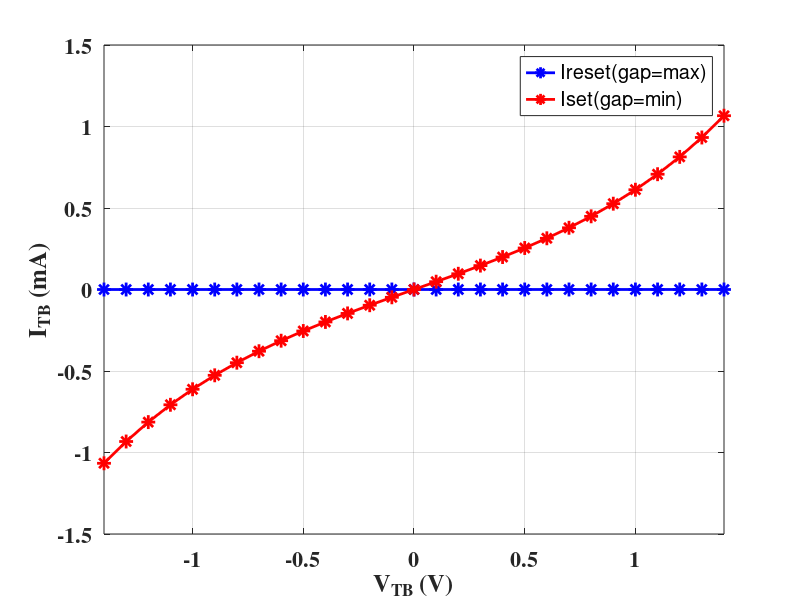
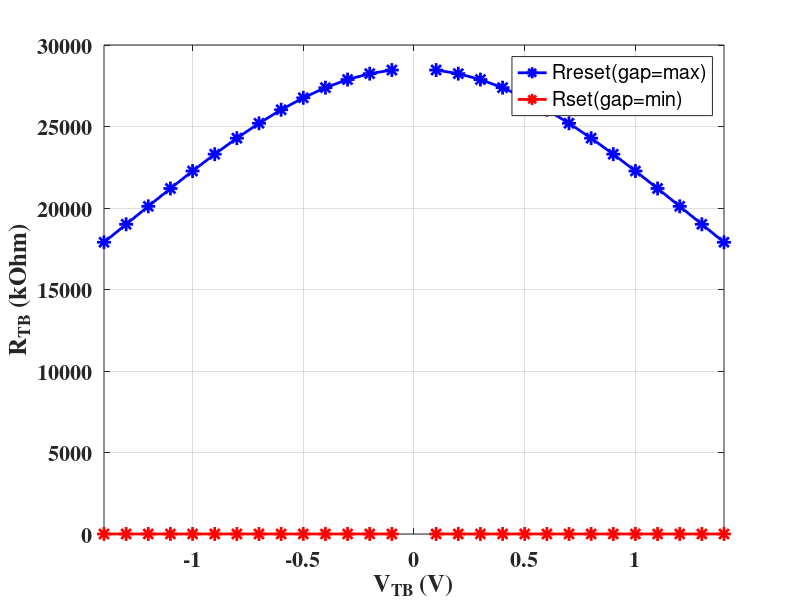
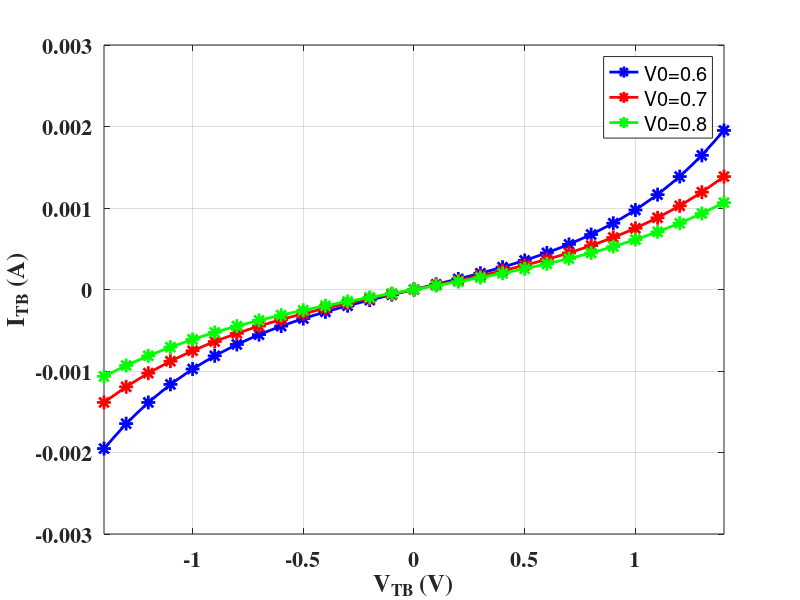
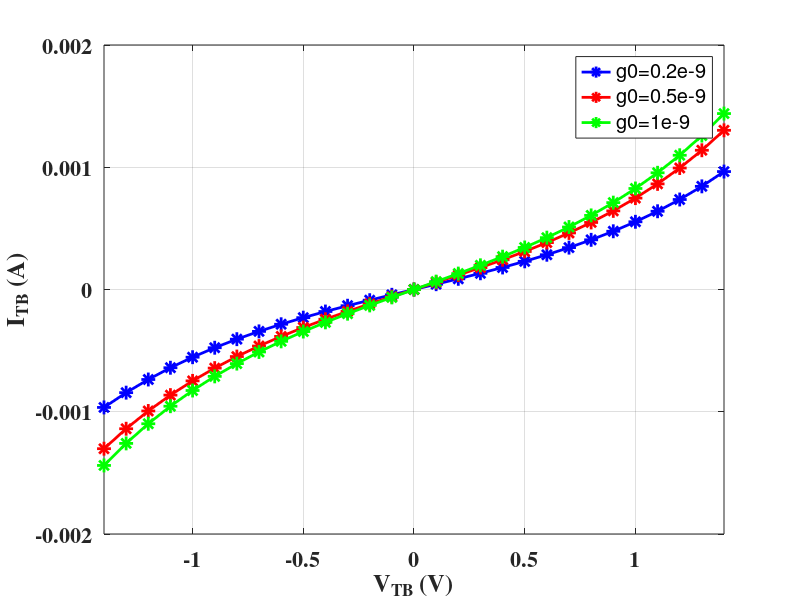

These figures' MATLAB source, in order:
clear all
close all
%% Constants and physical parameters
kb = 1.38e-23;
q = 1.6e-19;
% threshold temperature for signficant random variations
T_crit = 450;
% Variation fitting parameters
T_smth = 500;
% Initial room temperature in devices
T_ini = 273+25;
% minimum field requirement to enhance gap formation, F_min
F_min = 1.4e9;
% Thermal resistance
Rth = 2.1e3;
% oxide thickness
%tox = 12e-9;
tox = 10e-9;
% random seed
rand_seed_ini = 0;
% time step 
time_step = 1e-9;

%% Default Device parameters
%gap_max = 1.7e-9; % Fitting parameter for Ireset
%gap_min = 0.2e-9; % Fitting parameter for Iset
%g0 = 0.25e-9; % Fitting parameter for slope rate of Iset/Ireset
%V0 = 0.25; % Fitting parameter for slope rate of Iset/Ireset
%I0 = 1000e-6; % Fitting paramete for current
% gamma0 = 28; %controls the Vset and Vreset (speed of increase/decrease gap)

%% Fit Device parameters:
% Vset = Vreset = 1.2V
% Iset,max = 500uA
% RLRS = 2.4kOhm, RHRS = 20MOhm
%gap_max = 2.48e-9;
%gap_min = 0.10e-9;
%g0 = 0.25e-9;
%V0 = 0.8;
%I0 = 570e-6;
%beta = 1e-2;
%gamma0 = 12;
%Vel0 = 0.4;
% Atom spacing
%a0 = 0.35e-9/10;
%Ea = 0.12;

%% Fit Device parameters:
% Vset = Vreset = 1.1V
% Iset,max = 500uA
% RLRS = 2.4kOhm, RHRS = 23MOhm
gap_max = 2.48e-9;
gap_min = 0.10e-9;
g0 = 0.25e-9;
V0 = 0.8;
I0 = 570e-6;
beta = 1e-2;
gamma0 = 13;
Vel0 = 0.68;
% Atom spacing
a0 = 0.2e-10;
Ea = 0.13;

% Vset = Vreset = 1.0V
% Iset,max = 500uA
% RLRS = 2.4kOhm, RHRS = 23MOhm
%gap_max = 2.48e-9;
%gap_min = 0.10e-9;
%g0 = 0.25e-9;
%V0 = 0.8;
%I0 = 570e-6;
%beta = 1e-2;
%gamma0 = 14;
%Vel0 = 0.7;
% Atom spacing
%a0 = 0.268e-10;
%Ea = 0.14;

%% Fit Device parameters:
% Vset = Vreset = 0.9V
% Iset,max = 500uA
% RLRS = 1.8kOhm, RHRS = 20MOhm
%gap_max = 2.48e-9;
%gap_min = 0.10e-9;
%g0 = 0.25e-9;
%V0 = 0.8;
%I0 = 570e-6;
%beta = 1e-2;
%gamma0 = 17;
%Vel0 = 0.7;
% Atom spacing
%a0 = 0.268e-10;
%Ea = 0.165;

%% Fit Device parameters:
% Vset = Vreset = 0.6V
% Iset,max = 500uA
% RLRS = 1.8kOhm, RHRS = 20MOhm
%gap_max = 2.48e-9;
%gap_min = 0.10e-9;
%g0 = 0.25e-9;
%V0 = 0.8;
%I0 = 570e-6;
%beta = 1e-2;
%gamma0 = 18;
%Vel0 = 0.7;
% Atom spacing
%a0 = 0.268e-10;
%Ea = 0.165;


%% Fit Device parameters:
% Vset = Vreset = 0.3V
% Iset,max = 500uA
% RLRS = 1.8kOhm, RHRS = 20MOhm
%gap_max = 2.48e-9;
%gap_min = 0.10e-9;
%g0 = 0.25e-9;
%V0 = 0.8;
%I0 = 570e-6;
%beta = 1e-2;
%gamma0 = 48;
%Vel0 = 0.7;
% Atom spacing
%a0 = 0.268e-10;
%Ea = 0.165;

%% Fit Device parameters:
% Vset = Vreset = 0.2V
% Iset,max = 500uA
% RLRS = 1.8kOhm, RHRS = 20MOhm
%gap_max = 2.48e-9;
%gap_min = 0.10e-9;
%g0 = 0.25e-9;
%V0 = 0.8;
%I0 = 570e-6;
%beta = 1e-2;
%gamma0 = 75;
%Vel0 = 0.7;
% Atom spacing
%a0 = 0.268e-10;
%Ea = 0.165;

%% I-V equation
Vtb = -1.5:0.1:1.5;
%Vtb = -1.8:0.1:1.8;
gap = gap_min:0.1e-9:gap_max;
iv_legend = [{'Ireset(gap=max)'}, {'Iset(gap=min)'}];
Itb_reset = I0 * exp(-gap_max/g0) * sinh(Vtb/V0);
Itb_set = I0 * exp(-gap_min/g0) * sinh(Vtb/V0);

res_legend = [{'Rreset(gap=max)'}, {'Rset(gap=min)'}];
Rtb_reset = Vtb./Itb_reset;
Rtb_set = Vtb./Itb_set;
disp('Rtb_set(kOhm):');
disp(Rtb_set/1e3);
disp('Rtb_reset(MOhm):');
disp(Rtb_reset/1e6);

disp_vtb_max = 1.4;
disp_vtb_min = -1.4;

%% I-V Data for Sweep V0
V0_sweep = [0.6,0.7,0.8]; % [0,10]
V0_sweep_legend = [{'V0=0.6'}, {'V0=0.7'}, {'V0=0.8'}];
Itb_set_V0_1 = I0 * exp(-gap_min/g0) * sinh(Vtb/V0_sweep(1));
Itb_set_V0_2 = I0 * exp(-gap_min/g0) * sinh(Vtb/V0_sweep(2));
Itb_set_V0_3 = I0 * exp(-gap_min/g0) * sinh(Vtb/V0_sweep(3));

%% I-V Data for Sweep g0
g0_sweep = [0.2e-9,0.5e-9,1e-9]; % (0,2e-9);
g0_sweep_legend = [{'g0=0.2e-9'}, {'g0=0.5e-9'}, {'g0=1e-9'}];
Itb_set_g0_1 = I0 * exp(-gap_min/g0_sweep(1)) * sinh(Vtb/V0);
Itb_set_g0_2 = I0 * exp(-gap_min/g0_sweep(2)) * sinh(Vtb/V0);
Itb_set_g0_3 = I0 * exp(-gap_min/g0_sweep(3)) * sinh(Vtb/V0);

%% Fig.1: plot the I-V characteristic Set&Reset
fig_handle1 = figure;
plot(Vtb, Itb_reset/1e-3, 'b-*', 'LineWidth', 2, 'MarkerSize', 10);
hold on
plot(Vtb, Itb_set/1e-3, 'r-*', 'LineWidth', 2, 'MarkerSize', 10);
hold on
xlabel('V_{TB} (V)', 'FontSize', 18, 'FontWeight', 'bold', 'FontName', 'Times');
set(gca,'xlim',[-1.4 1.4],'Fontsize',16, 'FontWeight','bold', 'FontName', 'Times');
ylabel('I_{TB} (mA)', 'FontSize', 18, 'FontWeight', 'bold', 'FontName', 'Times');
set(gca, 'Fontsize', 16, 'FontWeight', 'bold', 'FontName', 'Times');
hleg = legend(iv_legend);
grid on

%% Fig.2: plot the R-V characteristic Set&Reset
fig_handle2 = figure;
plot(Vtb, Rtb_reset/1e3, 'b-*', 'LineWidth', 2, 'MarkerSize', 10);
hold on
plot(Vtb, Rtb_set/1e3, 'r-*', 'LineWidth', 2, 'MarkerSize', 10);
hold on
xlabel('V_{TB} (V)', 'FontSize', 18, 'FontWeight', 'bold', 'FontName', 'Times');
set(gca,'xlim',[disp_vtb_min disp_vtb_max],'Fontsize',16, 'FontWeight','bold', 'FontName', 'Times');
ylabel('R_{TB} (kOhm)', 'FontSize', 18, 'FontWeight', 'bold', 'FontName', 'Times');
set(gca, 'Fontsize', 16, 'FontWeight', 'bold', 'FontName', 'Times');
hleg = legend(res_legend);
grid on

%% Fig.3: Sweep V0 for I-V characeristic 
fig_handle3 = figure;
plot(Vtb, Itb_set_V0_1, 'b-*', 'LineWidth', 2, 'MarkerSize', 10);
hold on
plot(Vtb, Itb_set_V0_2, 'r-*', 'LineWidth', 2, 'MarkerSize', 10);
hold on
plot(Vtb, Itb_set_V0_3, 'g-*', 'LineWidth', 2, 'MarkerSize', 10);
hold on
xlabel('V_{TB} (V)', 'FontSize', 18, 'FontWeight', 'bold', 'FontName', 'Times');
set(gca,'xlim',[disp_vtb_min disp_vtb_max],'Fontsize',16, 'FontWeight','bold', 'FontName', 'Times');
ylabel('I_{TB} (A)', 'FontSize', 18, 'FontWeight', 'bold', 'FontName', 'Times');
set(gca, 'Fontsize', 16, 'FontWeight', 'bold', 'FontName', 'Times');
hleg = legend(V0_sweep_legend);
grid on

%% Fig.4: Sweep g0 for I-V characeristic 
fig_handle4 = figure;
plot(Vtb, Itb_set_g0_1, 'b-*', 'LineWidth', 2, 'MarkerSize', 10);
hold on
plot(Vtb, Itb_set_g0_2, 'r-*', 'LineWidth', 2, 'MarkerSize', 10);
hold on
plot(Vtb, Itb_set_g0_3, 'g-*', 'LineWidth', 2, 'MarkerSize', 10);
hold on
xlabel('V_{TB} (V)', 'FontSize', 18, 'FontWeight', 'bold', 'FontName', 'Times');
set(gca,'xlim',[disp_vtb_min disp_vtb_max],'Fontsize',16, 'FontWeight','bold', 'FontName', 'Times');
ylabel('I_{TB} (A)', 'FontSize', 18, 'FontWeight', 'bold', 'FontName', 'Times');
set(gca, 'Fontsize', 16, 'FontWeight', 'bold', 'FontName', 'Times');
hleg = legend(g0_sweep_legend);
grid on

%% Fig. 5: plot Field - Vtb
gamma0_sweep = [gamma0,10,8]; % (0,20);
gamma0_sweep_legend = [{['gamma0=', num2str(gamma0)]}, {'gamma0=10'}, {'gamma0=8'}];

gamma = gamma0 - beta * (gap_max/1e-9)^3;
F = (gamma*abs(Vtb)/tox);

F_gamma0_1 = ((gamma0_sweep(1) - beta*(gap_max/1e-9)^3)*abs(Vtb)/tox);
F_gamma0_2 = ((gamma0_sweep(2) - beta*(gap_max/1e-9)^3)*abs(Vtb)/tox);
F_gamma0_3 = ((gamma0_sweep(3) - beta*(gap_max/1e-9)^3)*abs(Vtb)/tox);

fig_handle5 = figure;
plot(Vtb, F_gamma0_1/1e9, 'b-*', 'LineWidth', 2, 'MarkerSize', 10);
hold on
plot(Vtb, F_gamma0_2/1e9, 'r-*', 'LineWidth', 2, 'MarkerSize', 10);
hold on
plot(Vtb, F_gamma0_3/1e9, 'g-*', 'LineWidth', 2, 'MarkerSize', 10);
hold on
plot(Vtb, F_min/1e9, 'r-*', 'LineWidth', 2, 'MarkerSize', 10);
hold on
xlabel('V_{TB} (V)', 'FontSize', 18, 'FontWeight', 'bold', 'FontName', 'Times');
ylabel('Field strength(1e9), reach F_min will invoke set process', 'FontSize', 18, 'FontWeight', 'bold', 'FontName', 'Times');
set(gca,'xlim',[disp_vtb_min disp_vtb_max],'Fontsize',16, 'FontWeight','bold', 'FontName', 'Times');
set(gca, 'Fontsize', 16, 'FontWeight', 'bold', 'FontName', 'Times');
hleg = legend(gamma0_sweep_legend);
grid on

%% Fig. 6: plot gap_ddt - Vtb
Vel0_sweep = [Vel0, 0.8, 0.9]; % (0,20);
Vel0_sweep_legend = [{['Vel0=',num2str(Vel0)]}, {'Vel0=0.8'}, {'Vel0=0.9'}];

T_cur = T_ini;
gap_ddt = zeros(1,length(Vtb));
gap_dt = zeros(1,length(Vtb));
for i = 1:1:length(Vtb)
  gap_ddt(i) = -Vel0*exp(-q*Ea/kb/T_cur)*sinh(gamma*a0/tox*q*Vtb(i)/kb/T_cur);
  gap_dt(i) = gap_ddt(i)*time_step; 
  gap_dt_Vel0_1(i) = gap_ddt(i)/(Vel0)*Vel0_sweep(1)*time_step; 
  gap_dt_Vel0_2(i) = gap_ddt(i)/(Vel0)*Vel0_sweep(2)*time_step; 
  gap_dt_Vel0_3(i) = gap_ddt(i)/(Vel0)*Vel0_sweep(3)*time_step; 
end

fig_handle6 = figure;
plot(Vtb, gap_dt_Vel0_1/gap_max, 'b-*', 'LineWidth', 2, 'MarkerSize', 10);
hold on
plot(Vtb, gap_dt_Vel0_2/gap_max, 'r-*', 'LineWidth', 2, 'MarkerSize', 10);
hold on
plot(Vtb, gap_dt_Vel0_3/gap_max, 'g-*', 'LineWidth', 2, 'MarkerSize', 10);
hold on
xlabel('V_{TB} (V)', 'FontSize', 18, 'FontWeight', 'bold', 'FontName', 'Times');
ylabel('gap change per time step (#. of gap_max)', 'FontSize', 18, 'FontWeight', 'bold', 'FontName', 'Times');
set(gca, 'Fontsize', 16, 'FontWeight', 'bold', 'FontName', 'Times');
hleg = legend(Vel0_sweep_legend);
grid on

%% Fig. 7: plot gamma - beta
beta_sweep = [beta, 0.02, 0.05]; % (0,20);
beta_sweep_legend = [{['beta=',num2str(beta)]}, {'beta=0.02'}, {'beta=0.05'}];

gap = gap_min: 0.1*(gap_max-gap_min): gap_max;
for i=1:1:length(gap)
gamma_beta_1(i) = gamma0 - beta_sweep(1)*((gap(i)/(1e-9))^3);
gamma_beta_2(i) = gamma0 - beta_sweep(2)*((gap(i)/(1e-9))^3);
gamma_beta_3(i) = gamma0 - beta_sweep(3)*((gap(i)/(1e-9))^3);
end
fig_handle7 = figure;
plot(gap, gamma_beta_1, 'b-*', 'LineWidth', 2, 'MarkerSize', 10);
hold on
plot(gap, gamma_beta_2, 'r-*', 'LineWidth', 2, 'MarkerSize', 10);
hold on
plot(gap, gamma_beta_3, 'g-*', 'LineWidth', 2, 'MarkerSize', 10);
hold on
xlabel('gap', 'FontSize', 18, 'FontWeight', 'bold', 'FontName', 'Times');
ylabel('gamma', 'FontSize', 18, 'FontWeight', 'bold', 'FontName', 'Times');
set(gca, 'Fontsize', 16, 'FontWeight', 'bold', 'FontName', 'Times');
hleg = legend(beta_sweep_legend);
grid on

%% Fig. 8: plot gap_ddt - Vtb
Ea_sweep = [Ea, 0.12, 0.15]; % (0,1);
Ea_sweep_legend = [{['Ea=',num2str(Ea)]}, {'Ea=0.12'}, {'Ea=0.15'}];

T_cur = T_ini;
gap_ddt = zeros(1,length(Vtb));
gap_dt = zeros(1,length(Vtb));
for i = 1:1:length(Vtb)
  gap_ddt_Ea_1(i) = -Vel0*exp(-q*Ea_sweep(1)/kb/T_cur)*sinh(gamma*a0/tox*q*Vtb(i)/kb/T_cur);
  gap_dt_Ea_1(i) = gap_ddt_Ea_1(i)*time_step; 
  gap_ddt_Ea_2(i) = -Vel0*exp(-q*Ea_sweep(2)/kb/T_cur)*sinh(gamma*a0/tox*q*Vtb(i)/kb/T_cur);
  gap_dt_Ea_2(i) = gap_ddt_Ea_2(i)*time_step; 
  gap_ddt_Ea_3(i) = -Vel0*exp(-q*Ea_sweep(3)/kb/T_cur)*sinh(gamma*a0/tox*q*Vtb(i)/kb/T_cur);
  gap_dt_Ea_3(i) = gap_ddt_Ea_3(i)*time_step; 
end

fig_handle8 = figure;
plot(Vtb, gap_dt_Ea_1/gap_max, 'b-*', 'LineWidth', 2, 'MarkerSize', 10);
hold on
plot(Vtb, gap_dt_Ea_2/gap_max, 'r-*', 'LineWidth', 2, 'MarkerSize', 10);
hold on
plot(Vtb, gap_dt_Ea_3/gap_max, 'g-*', 'LineWidth', 2, 'MarkerSize', 10);
hold on
xlabel('V_{TB} (V)', 'FontSize', 18, 'FontWeight', 'bold', 'FontName', 'Times');
ylabel('gap change per time step (#. of gap_max)', 'FontSize', 18, 'FontWeight', 'bold', 'FontName', 'Times');
set(gca, 'Fontsize', 16, 'FontWeight', 'bold', 'FontName', 'Times');
hleg = legend(Ea_sweep_legend);
grid on

%% Fig. 9: plot gap_ddt - a0
a0_sweep = [a0, 0.3e-10, 0.35e-10]; % (0,1);
a0_sweep_legend = [{['a0=',num2str(a0)]}, {'a0=0.3e-10'}, {'a0=0.35e-10'}];

T_cur = T_ini;
gap_ddt = zeros(1,length(Vtb));
gap_dt = zeros(1,length(Vtb));
for i = 1:1:length(Vtb)
  gap_ddt_a0_1(i) = -Vel0*exp(-q*Ea/kb/T_cur)*sinh(gamma*a0_sweep(1)/tox*q*Vtb(i)/kb/T_cur);
  gap_dt_a0_1(i) = gap_ddt_a0_1(i)*time_step; 
  gap_ddt_a0_2(i) = -Vel0*exp(-q*Ea/kb/T_cur)*sinh(gamma*a0_sweep(2)/tox*q*Vtb(i)/kb/T_cur);
  gap_dt_a0_2(i) = gap_ddt_a0_2(i)*time_step; 
  gap_ddt_a0_3(i) = -Vel0*exp(-q*Ea/kb/T_cur)*sinh(gamma*a0_sweep(3)/tox*q*Vtb(i)/kb/T_cur);
  gap_dt_a0_3(i) = gap_ddt_a0_3(i)*time_step; 
end

fig_handle8 = figure;
plot(Vtb, gap_dt_a0_1/gap_max, 'b-*', 'LineWidth', 2, 'MarkerSize', 10);
hold on
plot(Vtb, gap_dt_a0_2/gap_max, 'r-*', 'LineWidth', 2, 'MarkerSize', 10);
hold on
plot(Vtb, gap_dt_a0_3/gap_max, 'g-*', 'LineWidth', 2, 'MarkerSize', 10);
hold on
xlabel('V_{TB} (V)', 'FontSize', 18, 'FontWeight', 'bold', 'FontName', 'Times');
ylabel('gap change per time step (#. of gap_max)', 'FontSize', 18, 'FontWeight', 'bold', 'FontName', 'Times');
set(gca, 'Fontsize', 16, 'FontWeight', 'bold', 'FontName', 'Times');
hleg = legend(a0_sweep_legend);
grid on
